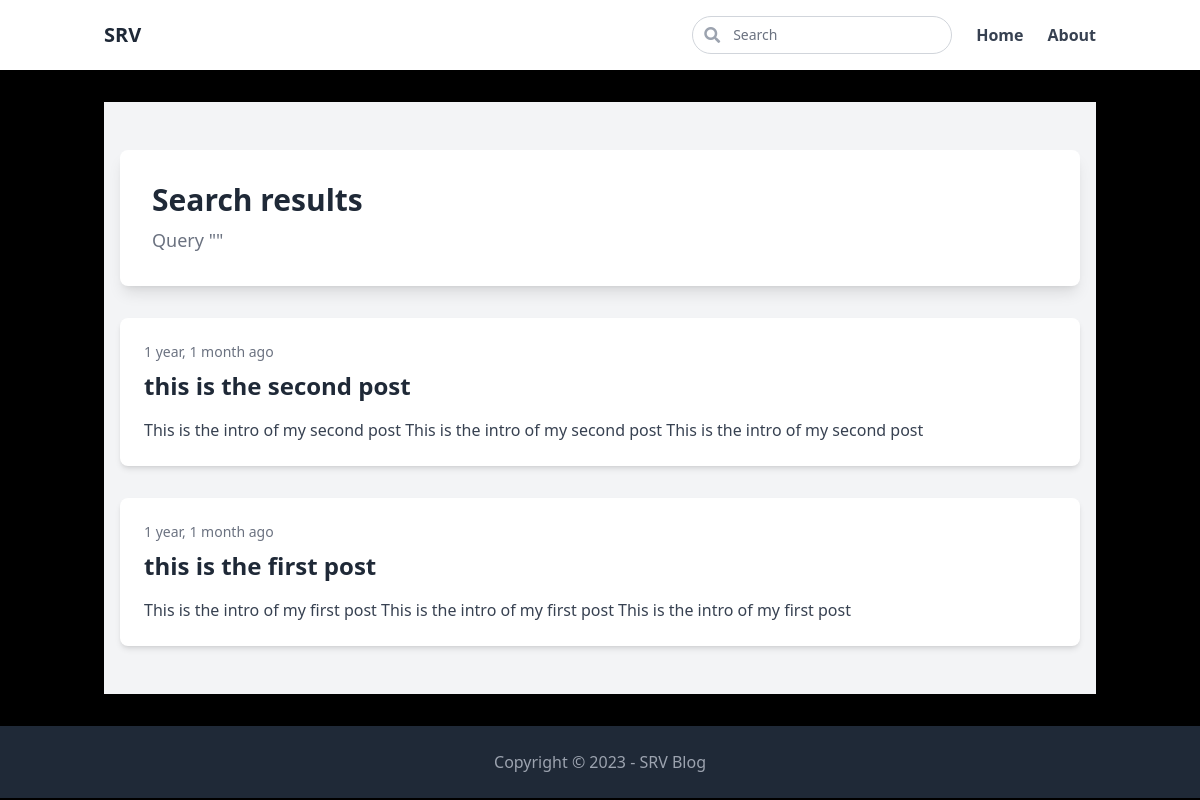
The page /search/ on the database as committed earlier.
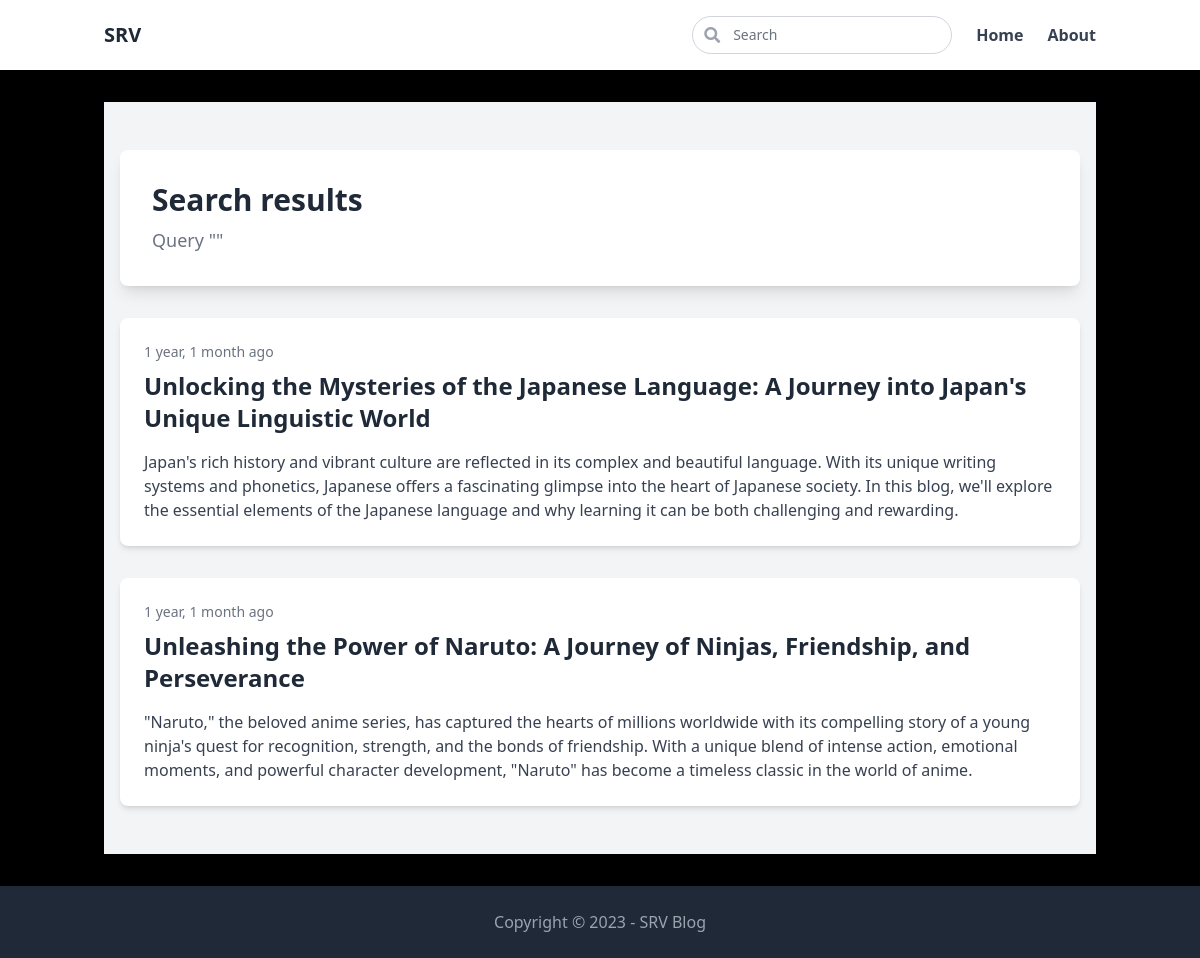
The same page on the database as committed later.
### blog/models.py (models this page shows, shortened)
class Post(models.Model):
    ACTIVE = 'active'
    DRAFT = 'draft'
    CHOICES_STATUS = [
        (ACTIVE, 'Active'),
        (DRAFT, 'Draft')
    ]
    category = models.ForeignKey(Category, related_name='posts', on_delete=models.CASCADE)
    title = models.CharField(max_length=255)
    slug = models.SlugField()
    intro = RichTextUploadingField()  # Use RichTextUploadingField for the intro
    body = RichTextUploadingField()   # Use RichTextUploadingField for the body
    created_at = models.DateTimeField(auto_now_add=True)
    status = models.CharField(max_length=10, choices=CHOICES_STATUS, default=ACTIVE)
    image = models.ImageField(upload_to='uploads/', blank=True, null=True)
    class Meta:
        ordering = ('-created_at',)

### blog/views.py (the view)
# urls.py: path('search/', views.search, name='search'),
def search(request):
    query = request.GET.get('query', '')
    posts = Post.objects.filter(status=Post.ACTIVE).filter(Q(title__icontains=query) | Q(intro__icontains=query) | Q(body__icontains=query))
    return render(request, 'blog/search.html', {'posts' : posts, 'query' : query})

### blog/templates/blog/search.html (shortened to what this page needs)
{% extends 'core/base.html' %}
{% block content %}
<section class="bg-gray-100 py-12">
    <div class="container mx-auto px-4">
        <section class="bg-white shadow-lg rounded-lg p-8 mb-8">
            <h1 class="text-3xl font-semibold text-gray-800 mb-2">Search results</h1>
            <h3 class="text-lg text-gray-500">Query "{{ query }}"</h3>
        </section>
        <section class="space-y-8">
            {% for post in posts %}
                <div class="bg-white shadow-md rounded-lg p-6">
                    <a href="{% url 'post_detail' post.category.slug post.slug %}" class="text-gray-800 hover:text-blue-600">
                        <h2 class="text-sm text-gray-500">{{ post.created_at|timesince }} ago</h2>
                        <h1 class="text-2xl font-semibold text-gray-800 mt-2">{{ post.title }}</h1>
                        <p class="text-gray-700 mt-4">{{ post.intro }}</p>
                    </a>
                </div>
            {% empty %}
                <div class="bg-white p-6 rounded-lg shadow-md">
                    <p class="text-center text-gray-500">No results for the given query...</p>
                </div>
            {% endfor %}
        </section>
    </div>
</section>
{% endblock %}

Rows that differ between the two databases and show on the page:
changed Post: title "this is the second post" → "Unlocking the Mysteries of the Japanese Language: A Journey into Japan's Unique Linguistic World"; intro "This is the intro of my second post This is the intro of my second post This is the intro of my second post" → "Japan's rich history and vibrant culture are reflected in its complex and beautiful language. With its unique writing systems and phonetics, Japanese offers a fascinating glimpse into the heart of Japanese society. In this blog, we'll explore the essential elements of the Japanese language and why learning it can be both challenging and rewarding."
changed Post: title "this is the first post" → "Unleashing the Power of Naruto: A Journey of Ninjas, Friendship, and Perseverance"; intro "This is the intro of my first post This is the intro of my first post This is the intro of my first post" → "\"Naruto,\" the beloved anime series, has captured the hearts of millions worldwide with its compelling story of a young ninja's quest for recognition, strength, and the bonds of friendship. With a unique blend of intense action, emotional moments, and powerful character development, \"Naruto\" has become a timeless classic in the world of anime."
